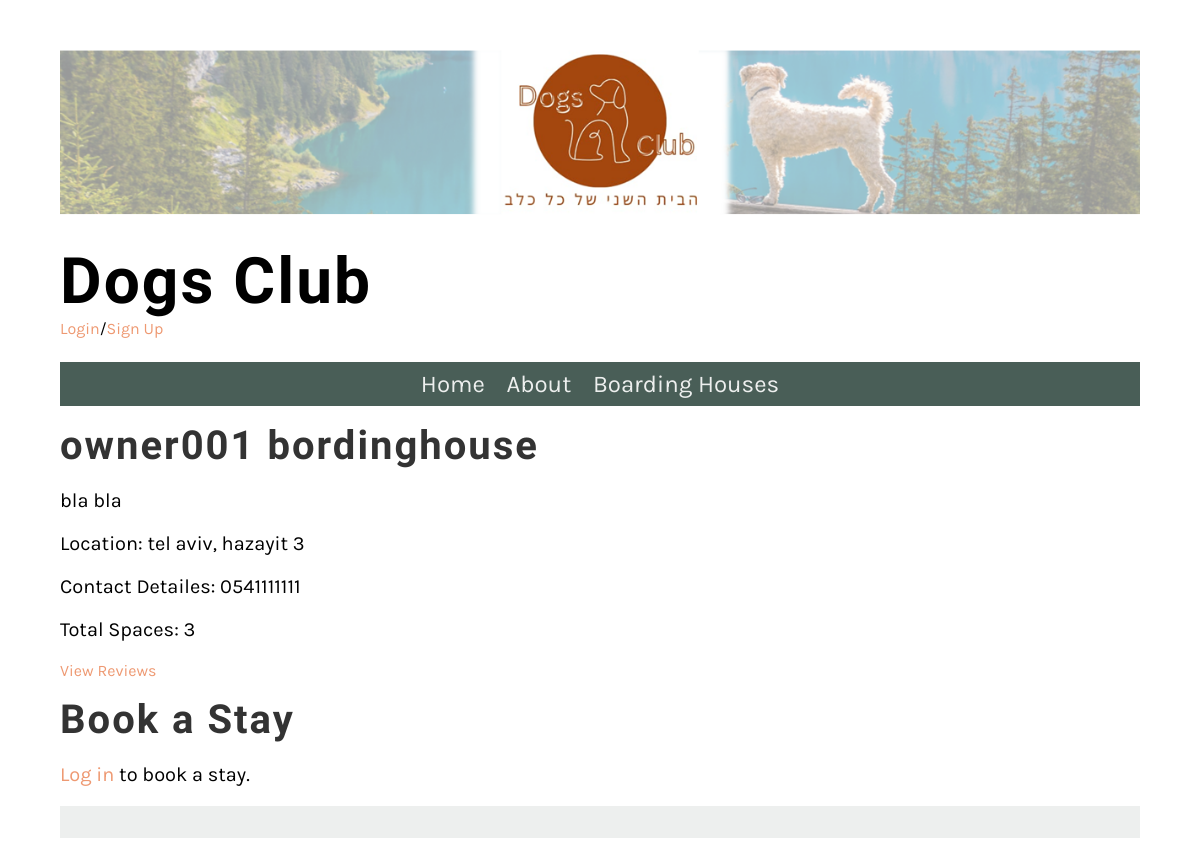
Before: /Website/boardinghouses/11/ with the older database file.
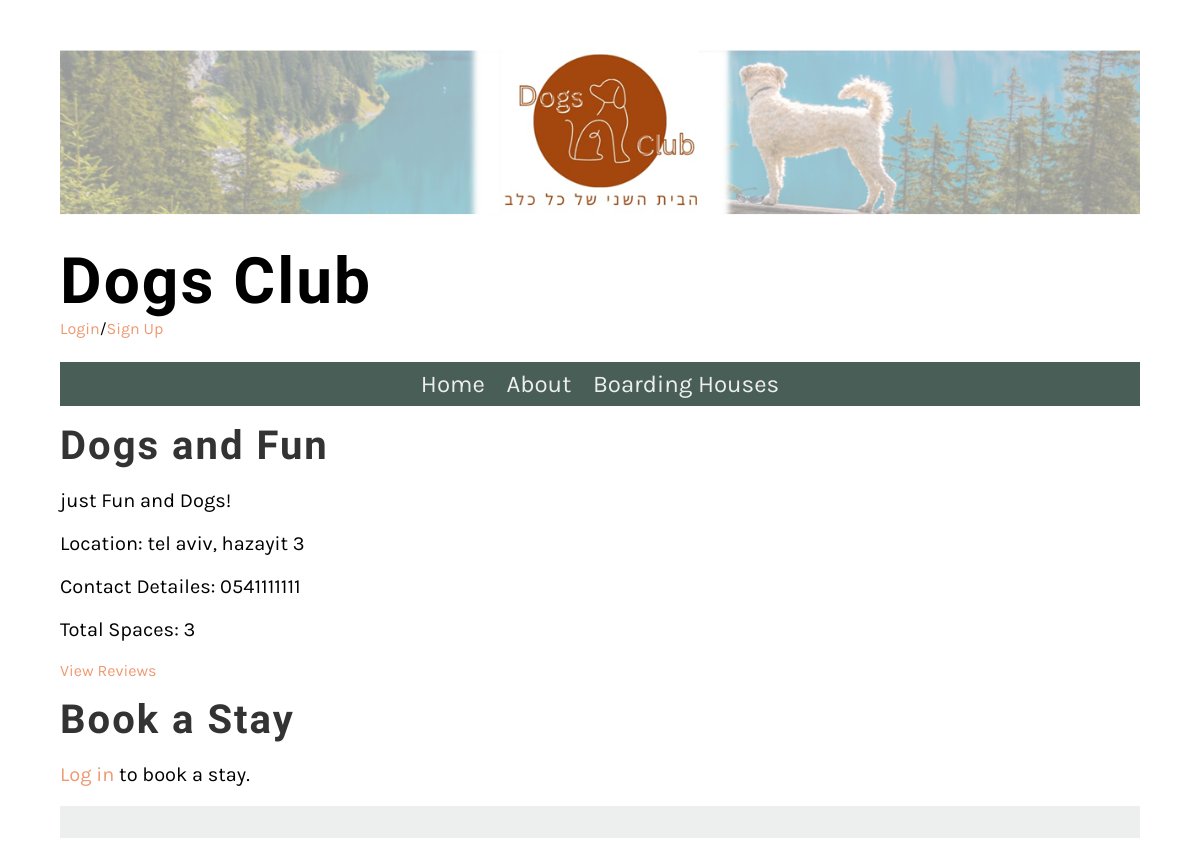
After: the same page with the newer database file.
### Website/models.py (models this page shows, shortened)
class BoardingHouse(models.Model):
    DEFAULT_MAP_LOCATION = r"https://www.google.com/maps/embed?pb=!1m18!1m12!1m3!1d3487844.11496039!2d32.44041769453558!3d31.383867609568092!2m3!1f0!2f0!3f0!3m2!1i1024!2i768!4f13.1!3m3!1m2!1s0x1500492432a7c98b%3A0x6a6b422013352cba!2sIsrael!5e0!3m2!1sen!2sil!4v1712740457423!5m2!1sen!2sil"
    user = models.ForeignKey(User, on_delete=models.CASCADE)
    name = models.CharField(max_length=255)
    description = models.TextField()
    location = models.CharField(max_length=255)
    map_location = models.URLField(default=DEFAULT_MAP_LOCATION, max_length=1000)
    contact_details = models.CharField(max_length=255)
    available_spaces = models.PositiveIntegerField()

### Website/views.py (the view)
# urls.py: path('boardinghouses/<int:boardinghouse_id>/', BoardinghouseDetailView.as_view(), name='boardinghouse_detail'),
class BoardinghouseDetailView(View):
    def get(self, request, boardinghouse_id, *args, **kwargs):
        boardinghouse = get_object_or_404(BoardingHouse, id=boardinghouse_id)
        if request.user.is_authenticated:
            form = BookingForm(user=request.user)
            return render(request, 'boardinghouse_detail.html', {'boardinghouse': boardinghouse, 'form': form})
        return render(request, 'boardinghouse_detail.html', {'boardinghouse': boardinghouse})

### Website/templatetags/custom_filters.py (called while the page is built)
@register.filter
def has_group(user, group_name):
    return user.groups.filter(name=group_name).exists()

### Website/templates/boardinghouse_detail.html (shortened to what this page needs)
{% extends 'base.html' %}
{% load custom_filters %}
{% block content %}
        <h2>{{ boardinghouse.name }}</h2>
        <p>{{ boardinghouse.description }}</p>
        <p>Location: {{ boardinghouse.location }}</p>
        <p> Contact Detailes: {{boardinghouse.contact_details}}</p>
        <p>Total Spaces: {{ boardinghouse.available_spaces }}</p>
    <a href="{% url 'reviews' boardinghouse.id %}">View Reviews</a>
        <h2>Book a Stay</h2>
        {% if request.user|has_group:"Customers" %}
        <form method="post" action="{% url 'booking' boardinghouse.id %}">
            {% csrf_token %}
            {{ form.as_p }}
            <button type="submit" class="small_button">Book Now</button>
        </form>
        {% elif not request.user|has_group:"Boardinghouse Owners" %}
            <p><a href="{% url 'login' %}">Log in</a> to book a stay.</p>
        {% endif %}
{% endblock %}

Changed rows visible on the page:
changed BoardingHouse "tel aviv, hazayit 3": name "owner001 bordinghouse" → "Dogs and Fun"; description "bla bla" → "just Fun and Dogs!"
